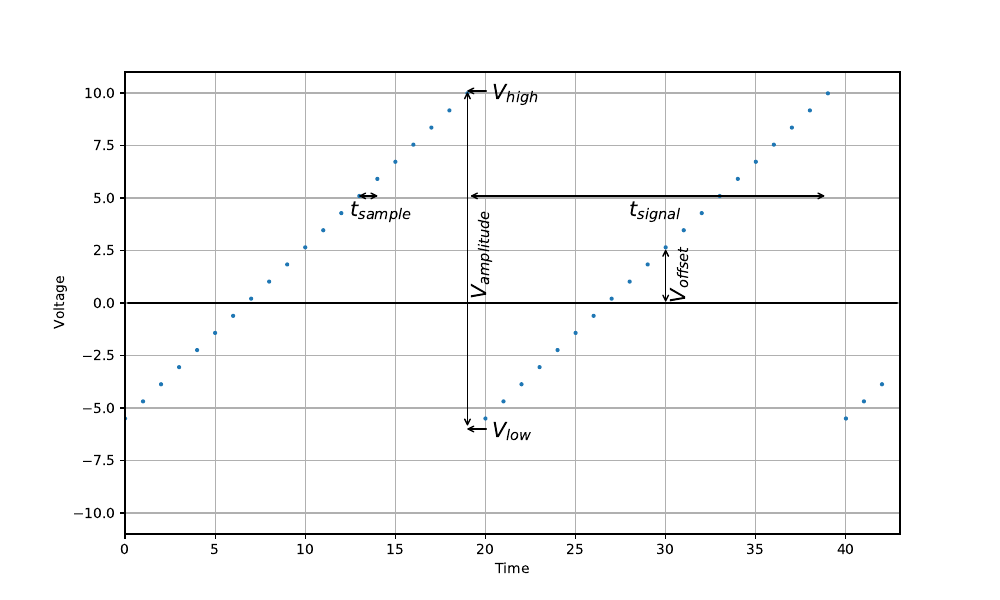

Write the Python code that produced this figure.
import numpy as np 
import matplotlib.pyplot as plt

# plt.rcParams['text.usetex'] = True

dc = -5.5

amp = 0.815
n = range(0, 20, 1)
y = []

for i in range(len(n)):
    temp =  amp*n[i] + dc
    y.append(temp)
    
for i in range(len(n)):
    temp = amp*n[i] + dc
    y.append(temp)

for i in range(3):
    temp = amp*n[i] + dc
    y.append(temp)
    
# plt.stem(y, basefmt=" ")
plt.figure(figsize=(10,6))

(markerline, stemlines, baseline) = plt.stem(y)
plt.setp(stemlines, visible=False)
plt.setp(baseline, visible=False)
plt.setp(markerline, markersize = 2)

# plt.line( (0,0),(20,0), linewidth = 10)
plt.annotate("", xy=(0, 0), xytext=( 43, 0),  arrowprops=dict(arrowstyle="-"))

plt.annotate("", xy=(len(n)-1, 5.1), xytext=( 2*len(n)-1, 5.1),  arrowprops=dict(arrowstyle="<->"))
plt.text(1.5*len(n) -2, 4.1, "$t_{signal}$", rotation=0, size=15)

plt.annotate("", xy=(13-.2, 5.1), xytext=( 13+1 +.2, 5.1),  arrowprops=dict(arrowstyle="<->"))
plt.text(13-.5, 4.1, '$t_{sample}$', rotation=0, size=15)

plt.annotate("", xy=(19-.2, 10.1), xytext=( 19+1 +.2, 10.1),  arrowprops=dict(arrowstyle="->"))
plt.text(20.4, 10-.3, '$V_{high}$', rotation=0, size=15)

plt.annotate("", xy=(19-.2, -6), xytext=( 19+1 +.2, -6),  arrowprops=dict(arrowstyle="->"))
plt.text(20.4, -6.4, '$V_{low}$', rotation=0, size=15)

plt.annotate("", xy=(19, -6), xytext=(19, 10.2),  arrowprops=dict(arrowstyle="<->"))
plt.text(19.2, 0.5, "$V_{amplitude}$", rotation=90, size=15)

plt.annotate("", xy=(30, -0.1), xytext=( 30, 2.7),  arrowprops=dict(arrowstyle="<->"))
plt.text(30.2, 0.2, "$V_{offset}$", rotation=90, size=15)


plt.axis([0, len(y), -11, 11])
plt.xlabel('Time')
plt.ylabel('Voltage')
# plt.title('ramp signal')
plt.grid(True)
#
plt.savefig("_rampProperties.pdf",  dpi=800)
# plt.show()
